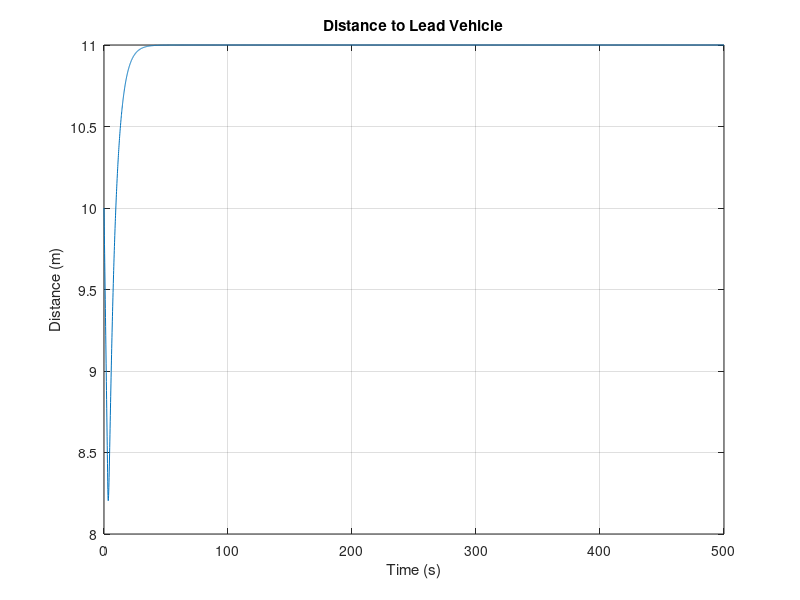
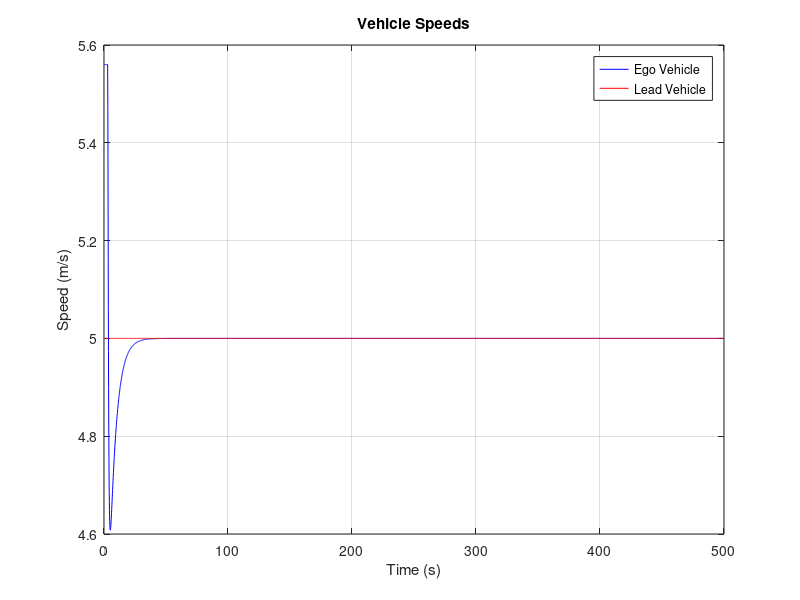
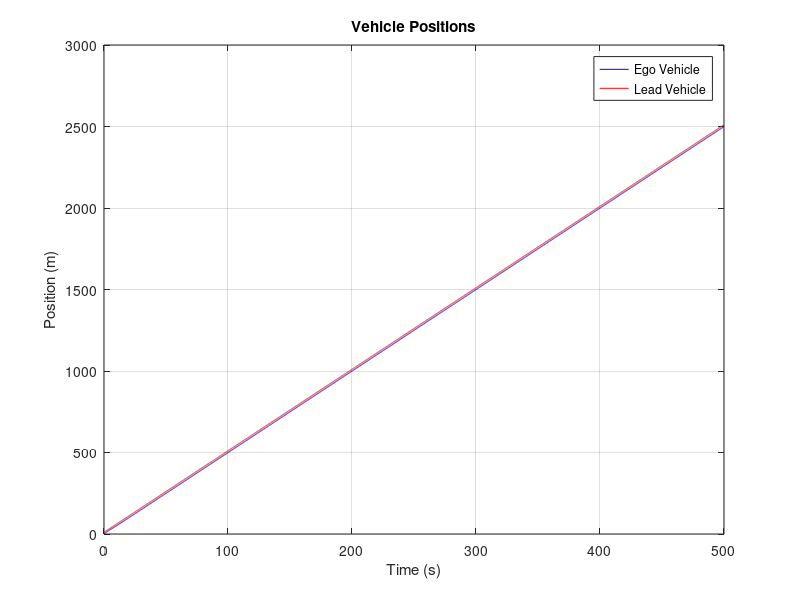
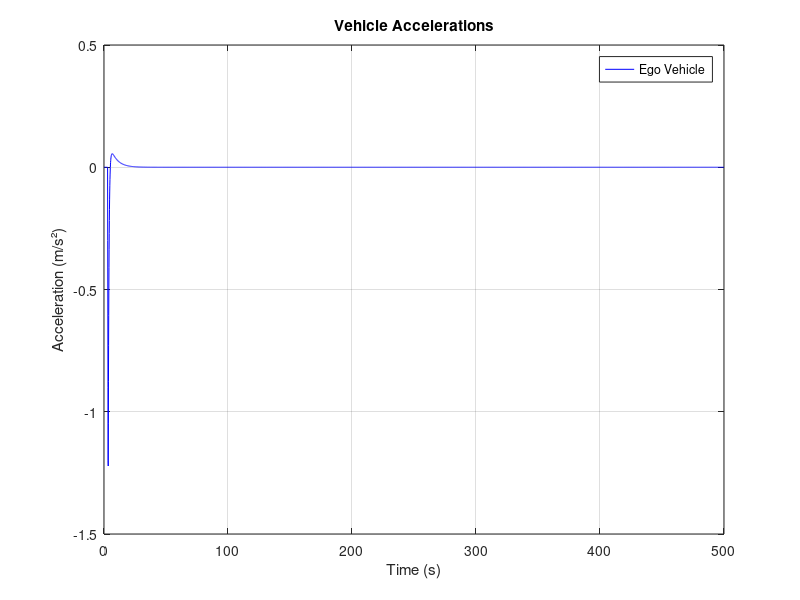

MATLAB code to generate these figures, in order:
% Following a Lead Vehicle Scenario which is moving with constant Velocity
% at a very closer distance at speed lower the ego vehicle
% The car will be moving in speed mode until it finds the lead vehicle and 
% then transits into safe distance mode.
%% Here PD controller is used to test the algorithm on the system model in Cut-in Scenario.
clc;
clear all;
close all;

%% Vehicle Parameters
v_lead = 5;             % Lead vehicle speed (m/s)
dis_min = 1;            % Desired safe distance (m)
Kp = 0.28;              % Proportional gain
Kd = 2 * sqrt(Kp);      % Derivative gain

% Initial conditions
v_ego = 5.56;         % Initial speed of following vehicle (m/s)
v_max_ego = 5.56;  % Maximum velocity of the ego vehicle
x_lead = 10;      % Initial position of lead vehicle (m)
x_ego = 0;         % Initial position of following vehicle (m)
dt = 0.1;          % Time step (s)
t_end = 500;       % Simulation end time (s)
a_max = 1.4;       % Maximum acceleration of the ego (m/s²)
d_max = -3.5;      % Maximum deceleration of the ego (m/s²)
jerk_limit = 3;    % Maximum jerk of the vehicle (m/s³)
a_current = 0;     % Current acceleration of the vehicle
d_detection = 100; % distance at which the lead object detected (m)

% Time delay settings
delay_counter = 0; % Counter to track the time delay
time_delay = 3;    % 3 seconds delay
delay_steps = time_delay / dt; % Number of steps for delay
d_safe = 0;

%Parameters for linear model 
R_Vel = 0;
S_Vel = 0;
M = 0.202;

% Time array
time = 0:dt:t_end;
n = length(time);


%Non-linear eqn constants
A = 1.096;    % Parameter A
B = 0.448;    % Parameter B
C = -1.496*10^-5;    % Parameter C
D = -1.044;    % Parameter D
E = 0.972;    % Parameter E

% Preallocate arrays for distance, speed, and position
d_array_2 = zeros(1, n);
v_ego_array_2 = zeros(1, n);
x_ego_array_2 = zeros(1, n);
v_lead_array_2 = zeros(1, n);
x_lead_array_2 = zeros(1, n);
a_ego_array_2 = zeros(1, n);
error_array_2 = zeros(1,n);
R_Vel_array = zeros(1,n);

%% Simulation loop
for i = 1:n
    % Calculate the current distance to the lead vehicle
    d = x_lead - x_ego;

    if d < d_detection %distance at which ego detects the lead vehicle
        % Time delay handling
        if delay_counter < delay_steps
            error = 0;  % Speed mode 
            error_dot = v_max_ego - v_ego;  % Rate of change of error
        else
            % Safe distance mode
            d_safe = dis_min + 2 * v_ego;
            error = d - d_safe; % (current distance - desired safe distance )
            error_dot = v_lead - v_ego;  
        end
        
        % PD control: calculate the desired acceleration
        a_ego = Kp * error + Kd * error_dot;

        % Apply jerk limit to acceleration
        if (a_ego - a_current) / dt > jerk_limit
            a_ego = a_current + jerk_limit * dt;
        elseif (a_ego - a_current) / dt < -jerk_limit
            a_ego = a_current - jerk_limit * dt;
        end
        
        % Limit acceleration and deceleration
        if a_ego > a_max
            a_ego = a_max;
        elseif a_ego < d_max
            a_ego = d_max;
        end
        
        % Update the speed of the ego vehicle
        R_Vel = v_ego + (a_ego/M);

        % Limit the speed of the ego vehicle to the maximum speed
        if R_Vel > v_max_ego
            R_Vel = v_max_ego;
        elseif R_Vel < 0;
            R_Vel = 0;
        end

        % t_cmd = (R_Vel * 100)/v_max_ego

        S_Vel = v_ego + M*(R_Vel - v_ego)*dt; % Actual velocity the vehicle achieved using linear system model

        % S_Vel = A * v_ego + B * t_cmd * (1 / (1 + exp(1000 * (-R_Vel + v_ego)))) + (C * v_ego^2 + D * v_ego + E) * dt;


        % Update positions of the vehicles
        x_lead = x_lead + v_lead * dt;
        x_ego  = x_ego +  v_ego * dt + (0.5 * A * (R_Vel-v_ego)* dt^2);
        
        v_ego = S_Vel
        
        % Store values
        d_array_2(i) = d;
        v_ego_array_2(i) = v_ego;
        x_ego_array_2(i) = x_ego;
        v_lead_array_2(i) = v_lead;
        x_lead_array_2(i) = x_lead;
        a_ego_array_2(i) = a_ego;
        error_array_2(i) = error;
        R_Vel_array(i) = R_Vel;
            
        % Update the current acceleration
        a_current = a_ego;

        % Increment delay counter
        delay_counter = delay_counter + 1;
    else
        % Speed mode: the lead vehicle is far, so maintain max speed
        error = 0;
        error_dot = v_max_ego - v_ego;  % Rate of change of error
        a_ego = Kp * error + Kd * error_dot;  % PD control for speed mode

        % Apply jerk limit to acceleration
        if (a_ego - a_current) / dt > jerk_limit
            a_ego = a_current + jerk_limit * dt;
        elseif (a_ego - a_current) / dt < -jerk_limit
            a_ego = a_current - jerk_limit * dt;
        end
        
        % Limit acceleration and deceleration
        if a_ego > a_max
            a_ego = a_max;
        elseif a_ego < d_max
            a_ego = d_max;
        end

        R_Vel = v_ego + (a_ego/M); % linear system model

        % Limit the speed of the ego vehicle to the maximum speed
        if R_Vel > v_max_ego
            R_Vel = v_max_ego;
        elseif R_Vel < 0;
            R_Vel = 0;
        end
        
        % t_cmd = (R_Vel * 100)/v_max_ego


        % Update ego vehicle speed
        % v_ego = v_ego + a_ego * dt;
        
        S_Vel = v_ego + M*(R_Vel - v_ego)*dt; % actual  velocity the vehicle achieved using linear system model
        
        % S_Vel = A * v_ego + B * t_cmd * (1 / (1 + exp(1000 * (R_Vel - v_ego)))) + (C * v_ego^2 + D * v_ego + E) * dt;

        % Update positions
        x_lead = x_lead + v_lead * dt;
        x_ego = x_ego + v_ego * dt + (0.5 * M * (R_Vel-v_ego)* dt^2);

        v_ego = S_Vel;

        % Store values
        d_array_2(i) = d;
        v_ego_array_2(i) = v_ego;
        x_ego_array_2(i) = x_ego;
        v_lead_array_2(i) = v_lead;
        x_lead_array_2(i) = x_lead;
        a_ego_array_2(i) = a_ego;
        error_array_2(i) = error;
        R_Vel_array(i) = R_Vel;


        % Update current acceleration
        a_current = a_ego;
    end
end

% Plot results
figure;
plot(time, d_array_2);
title('Distance to Lead Vehicle');
xlabel('Time (s)');
ylabel('Distance (m)');
grid on;

figure;
plot(time, v_ego_array_2, 'b', 'DisplayName', 'Ego Vehicle');
hold on;
plot(time, v_lead_array_2, 'r', 'DisplayName', 'Lead Vehicle');
title('Vehicle Speeds');
xlabel('Time (s)');
ylabel('Speed (m/s)');
legend;
grid on;

figure;
plot(time, x_ego_array_2, 'b', 'DisplayName', 'Ego Vehicle');
hold on;
plot(time, x_lead_array_2, 'r', 'DisplayName', 'Lead Vehicle');
title('Vehicle Positions');
xlabel('Time (s)');
ylabel('Position (m)');
legend;
grid on;

figure;
plot(time, a_ego_array_2, 'b', 'DisplayName', 'Ego Vehicle');
title('Vehicle Accelerations');
xlabel('Time (s)');
ylabel('Acceleration (m/s²)');
legend;
grid on;
